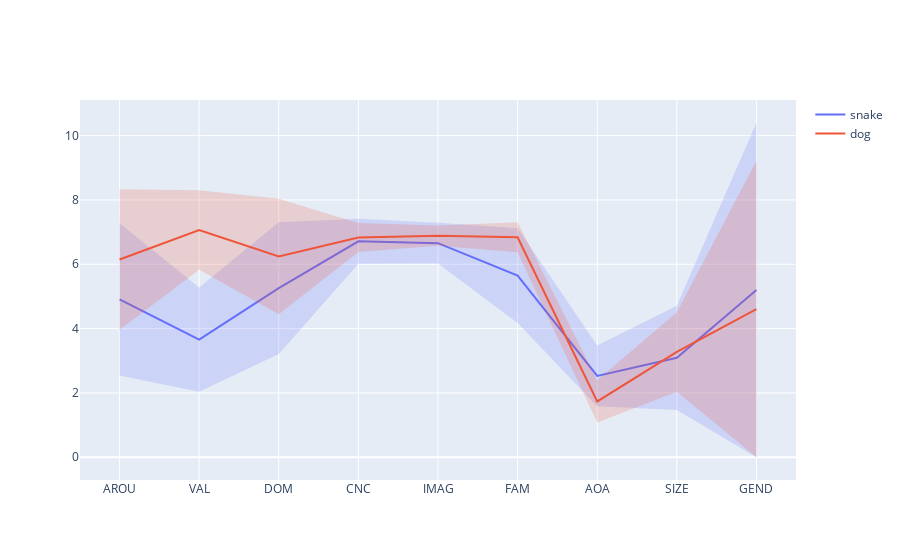

This figure's notebook cell:
### Code cell
viz_GlasgowR(['snake','dog'], glasgow)

### Figure 1 — Plotly figure (JSON) as saved in the notebook; plotly's stock layout.template omitted (floating-point values rounded to 4 significant figures)
{"data": [{"line": {"color": "#636EFA"}, "mode": "lines", "name": "snake", "showlegend": true, "type": "scatter", "x": [1, 2, 3, 4, 5, 6, 7, 8, 9], "y": [4.909, 3.657, 5.257, 6.714, 6.657, 5.647, 2.529, 3.091, 5.2]}, {"fill": "toself", "fillcolor": "rgba(99, 110, 250, 0.2)", "hoverinfo": "skip", "line": {"color": "rgba(255,255,255,0)"}, "showlegend": false, "type": "scatter", "x": [1, 2, 3, 4, 5, 6, 7, 8, 9, 9, 8, 7, 6, 5, 4, 3, 2, 1], "y": [7.275, 5.277, 7.304, 7.414, 7.287, 7.12, 3.476, 4.712, 10.4, 0, 1.47, 1.582, 4.174, 6.027, 6.014, 3.21, 2.037, 2.543]}, {"line": {"color": "#EF553B"}, "mode": "lines", "name": "dog", "showlegend": true, "type": "scatter", "x": [1, 2, 3, 4, 5, 6, 7, 8, 9], "y": [6.147, 7.067, 6.242, 6.833, 6.889, 6.84, 1.735, 3.273, 4.606]}, {"fill": "toself", "fillcolor": "rgba(239, 85, 59, 0.2)", "hoverinfo": "skip", "line": {"color": "rgba(255,255,255,0)"}, "showlegend": false, "type": "scatter", "x": [1, 2, 3, 4, 5, 6, 7, 8, 9, 9, 8, 7, 6, 5, 4, 3, 2, 1], "y": [8.332, 8.304, 8.035, 7.286, 7.203, 7.303, 2.391, 4.511, 9.212, 0, 2.035, 1.079, 6.377, 6.575, 6.38, 4.449, 5.83, 3.962]}], "layout": {"xaxis": {"tickmode": "array", "ticktext": ["AROU", "VAL", "DOM", "CNC", "IMAG", "FAM", "AOA", "SIZE", "GEND"], "tickvals": [1, 2, 3, 4, 5, 6, 7, 8, 9]}}}
